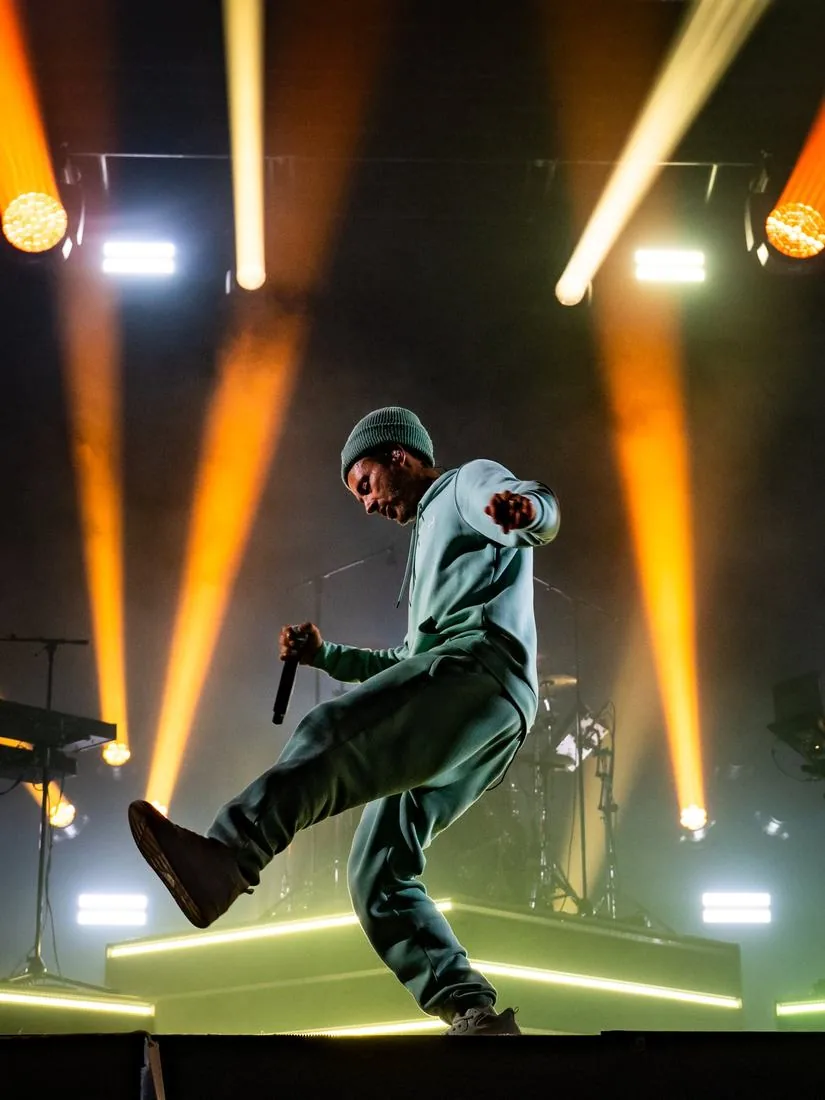
#> input picture h/hx-photo.webp, 825 x 1100 px
$ python -i occomp.py   (imports and definitions only)
#> lines starting #> are read from the running program, lines starting #| are printed output that depends on the picture; after the words box and inside, x2 and y2 are one past the last pixel; in counts of white or black regions, pixels touching at a corner belong together
import sys; sys.path.insert(0,'/home/claude/mk'); from complib import *
ST='/home/claude/stock/'; F='/home/claude/oc/flats/'; O='/home/claude/oc/out'
w=sys.argv[1:] or ['tote','body','carte','poster']
def brightmask(path,thr=200,sat=40,k=15):
#> called with path = '../../../h/hx-photo.webp', thr = 200, sat = 40, k = 15
    im=cv2.imread(path); g=cv2.cvtColor(im,cv2.COLOR_BGR2GRAY); h=cv2.cvtColor(im,cv2.COLOR_BGR2HSV)
#> in brightmask, im is the input picture: shape (1100, 825, 3); mean B, G, R 55.6, 82.9, 94.5
#> after `g = cv2.cvtColor(im, cv2.COLOR_BGR2GRAY)`:
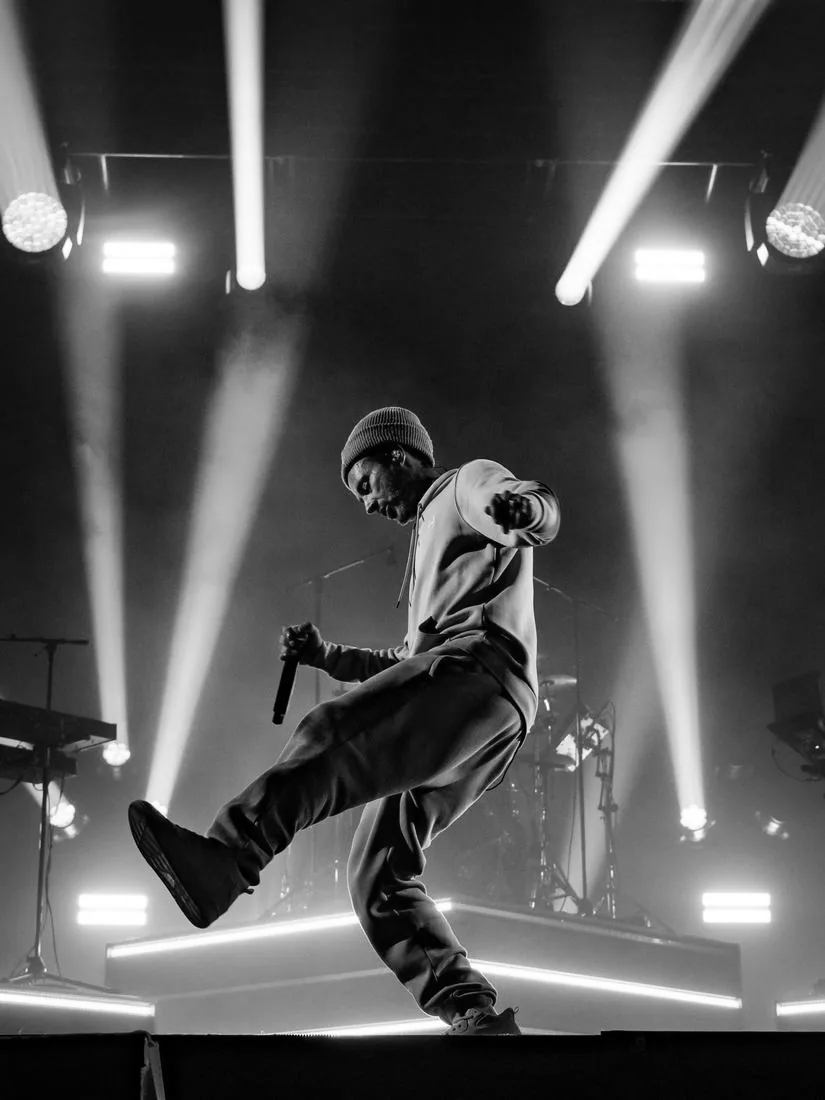
#> g: shape (1100, 825); min 0, max 255, mean 83.3
#> after `h = cv2.cvtColor(im, cv2.COLOR_BGR2HSV)`: h: shape (1100, 825, 3); mean H, S, V 37.2, 119.2, 99.5
    m=((g>thr)&(h[...,1]<sat)).astype(np.uint8); m=cv2.morphologyEx(m,cv2.MORPH_CLOSE,np.ones((k,k),np.uint8)); m=cv2.morphologyEx(m,cv2.MORPH_OPEN,np.ones((7,7),np.uint8))
#> after `m = ((g > thr) & (h[..., 1] < sat)).astype(np.uint8)`:
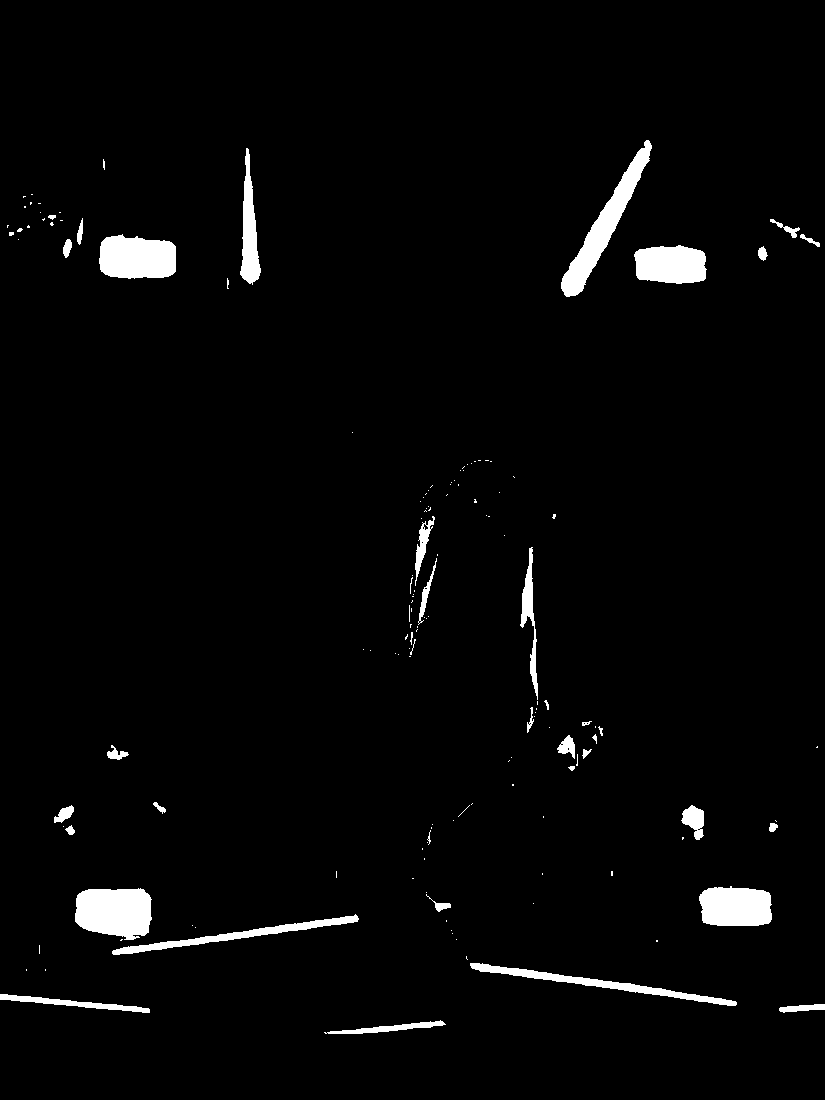
#> m: shape (1100, 825); values 0 (black) and 1 (white), 2.8% white; 150 white regions (112 under 20 px), largest, box (x1, y1, x2, y2) and area: (75, 888, 152, 940) 3286, (561, 140, 652, 297) 3178, (99, 234, 176, 279) 2897
#> after `m = cv2.morphologyEx(m, cv2.MORPH_CLOSE, np.ones((k, k), np.uint8))`:
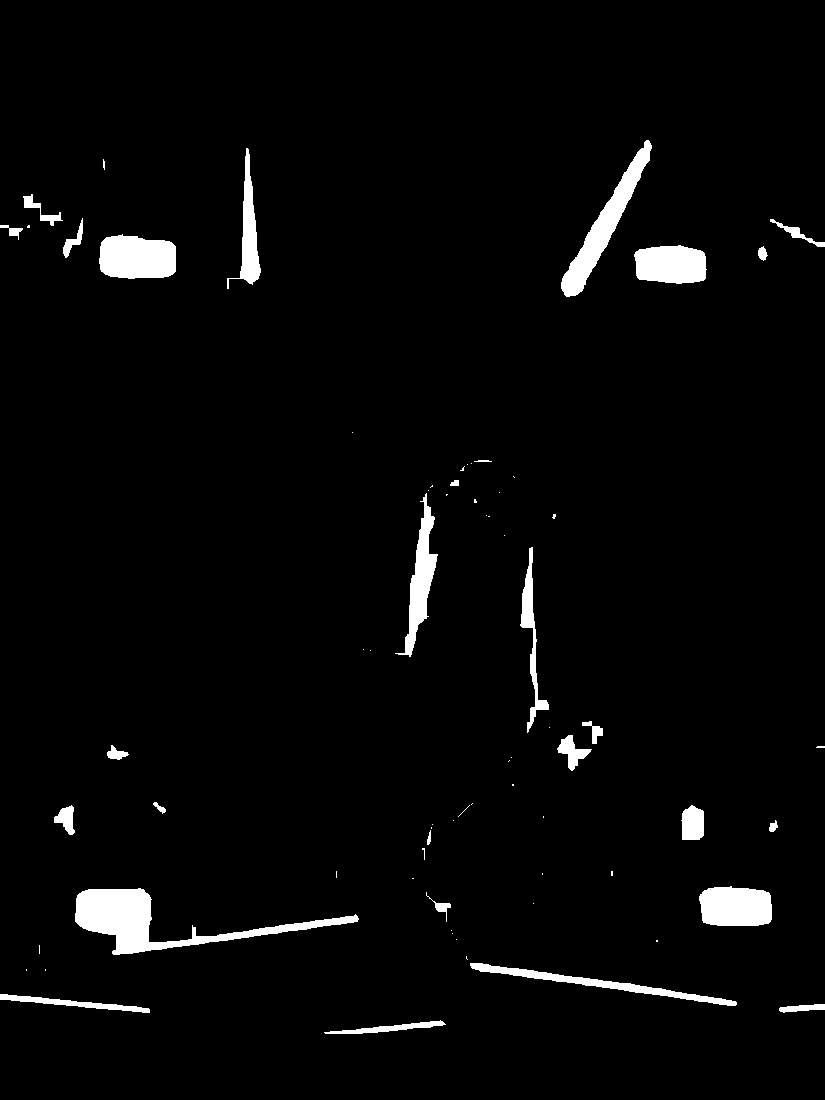
#> m: shape (1100, 825); values 0 (black) and 1 (white), 3.1% white; 71 white regions (43 under 20 px), largest, box (x1, y1, x2, y2) and area: (75, 888, 359, 955) 5391, (561, 140, 652, 297) 3184, (99, 234, 176, 279) 2929
#> after `m = cv2.morphologyEx(m, cv2.MORPH_OPEN, np.ones((7, 7), np.uint8))`:
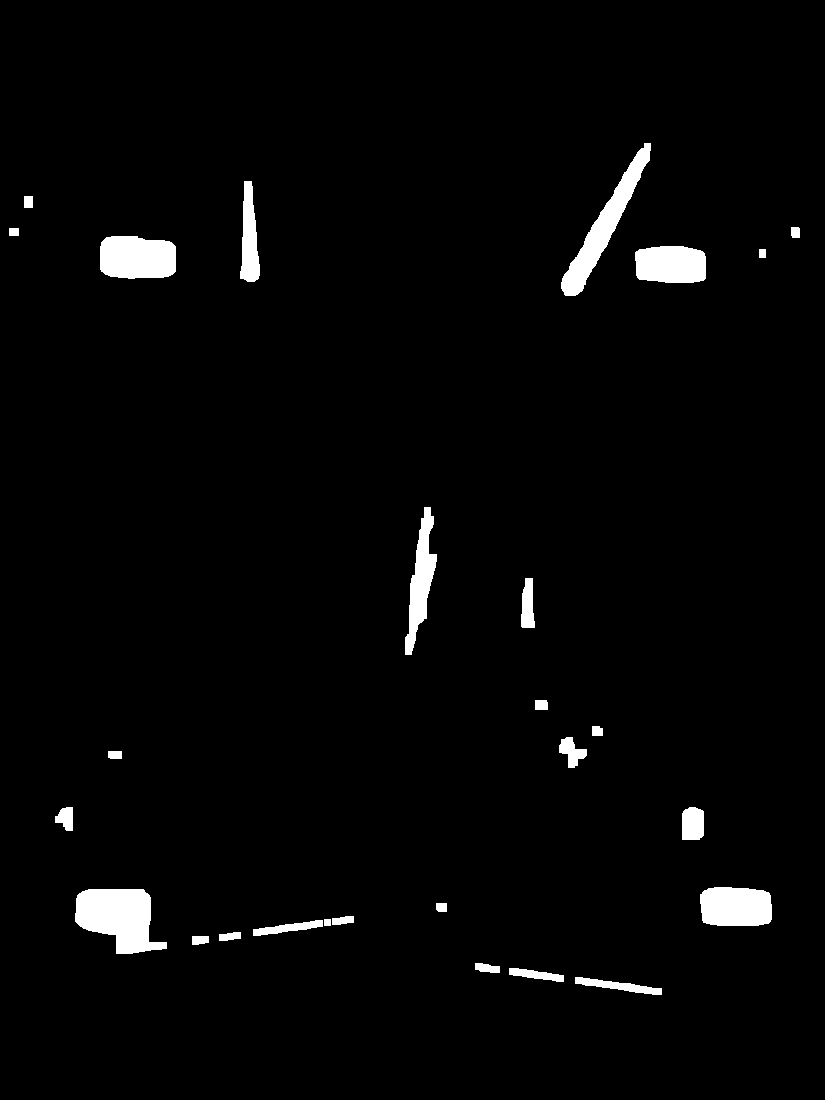
#> m: shape (1100, 825); values 0 (black) and 1 (white), 2.6% white; 27 white regions, largest, box (x1, y1, x2, y2) and area: (75, 889, 167, 954) 3961, (561, 143, 651, 296) 3162, (100, 236, 176, 279) 2917
    return cv2.GaussianBlur(m.astype(np.float32),(0,0),1.2)[...,None]
# [20 lines not run here, left out]

>>> result = brightmask('../../../h/hx-photo.webp')

$ run again, on h/collectivite-1600.webp
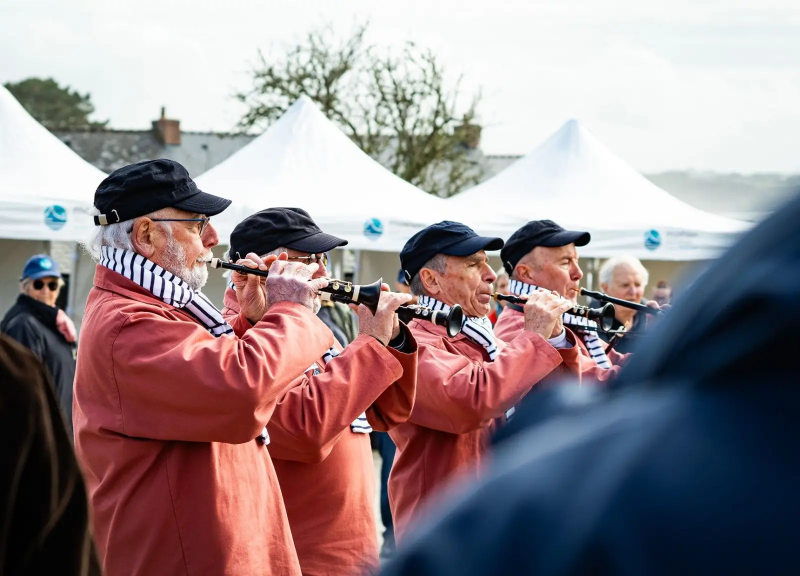
#> input picture h/collectivite-1600.webp, 1600 x 1152 px (shown at 1/2 size)
#> in brightmask, im is the input picture: shape (1152, 1600, 3); mean B, G, R 138.1, 134.3, 148.9
#> in brightmask, `g = cv2.cvtColor(im, cv2.COLOR_BGR2GRAY)`:
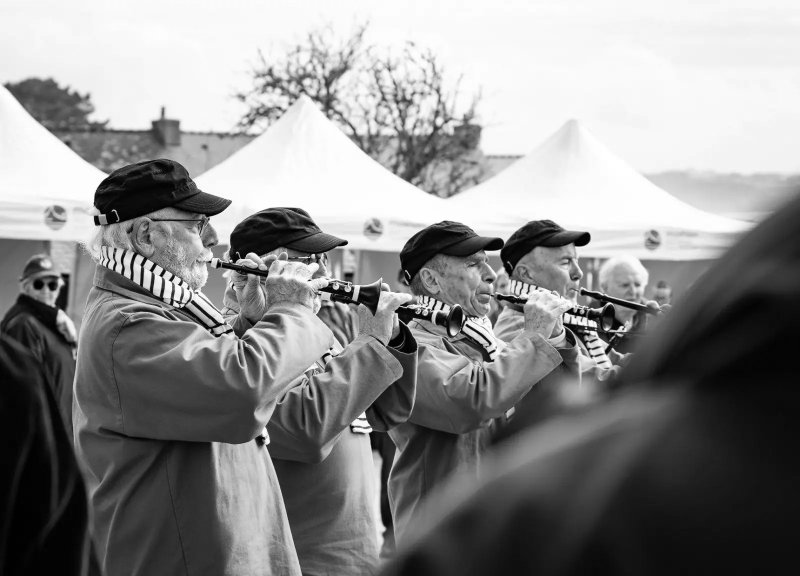
#> g: shape (1152, 1600) (shown at 1/2 size); min 0, max 255, mean 139.1
#> h: shape (1152, 1600, 3); mean H, S, V 75.4, 93, 162.4
#> m: shape (1152, 1600); values 0 (black) and 1 (white), 35.3% white; 419 white regions (292 under 20 px), largest, box (x1, y1, x2, y2) and area: (0, 0, 1600, 581) 612994, (534, 521, 704, 577) 3357, (811, 179, 876, 269) 2949
#> m: shape (1152, 1600); values 0 (black) and 1 (white), 37.7% white; 88 white regions (58 under 20 px), largest, box (x1, y1, x2, y2) and area: (0, 0, 1600, 723) 673195, (979, 556, 1223, 738) 9394, (901, 629, 1014, 720) 3922
#> in brightmask, `m = cv2.morphologyEx(m, cv2.MORPH_OPEN, np.ones((7, 7), np.uint8))`:
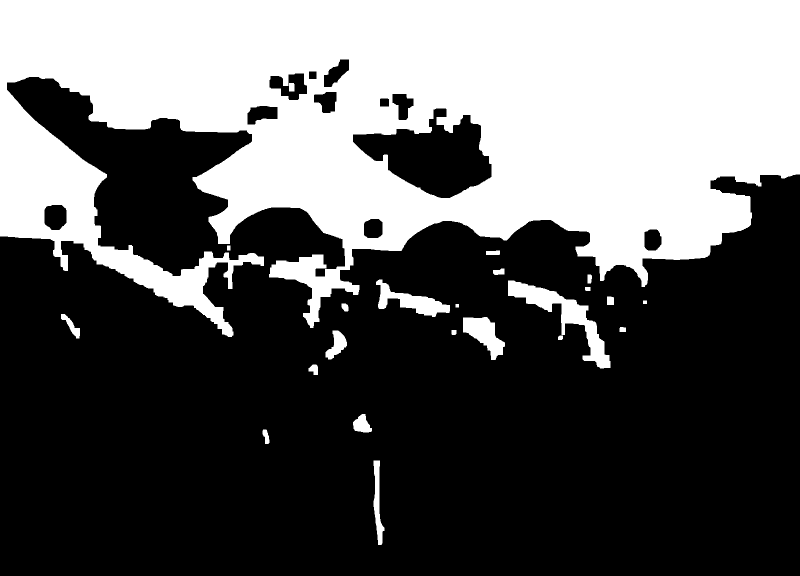
#> m: shape (1152, 1600) (shown at 1/2 size); values 0 (black) and 1 (white), 37.4% white; 23 white regions, largest, box (x1, y1, x2, y2) and area: (0, 0, 1600, 674) 665947, (1016, 561, 1221, 737) 8793, (752, 559, 900, 634) 4093
